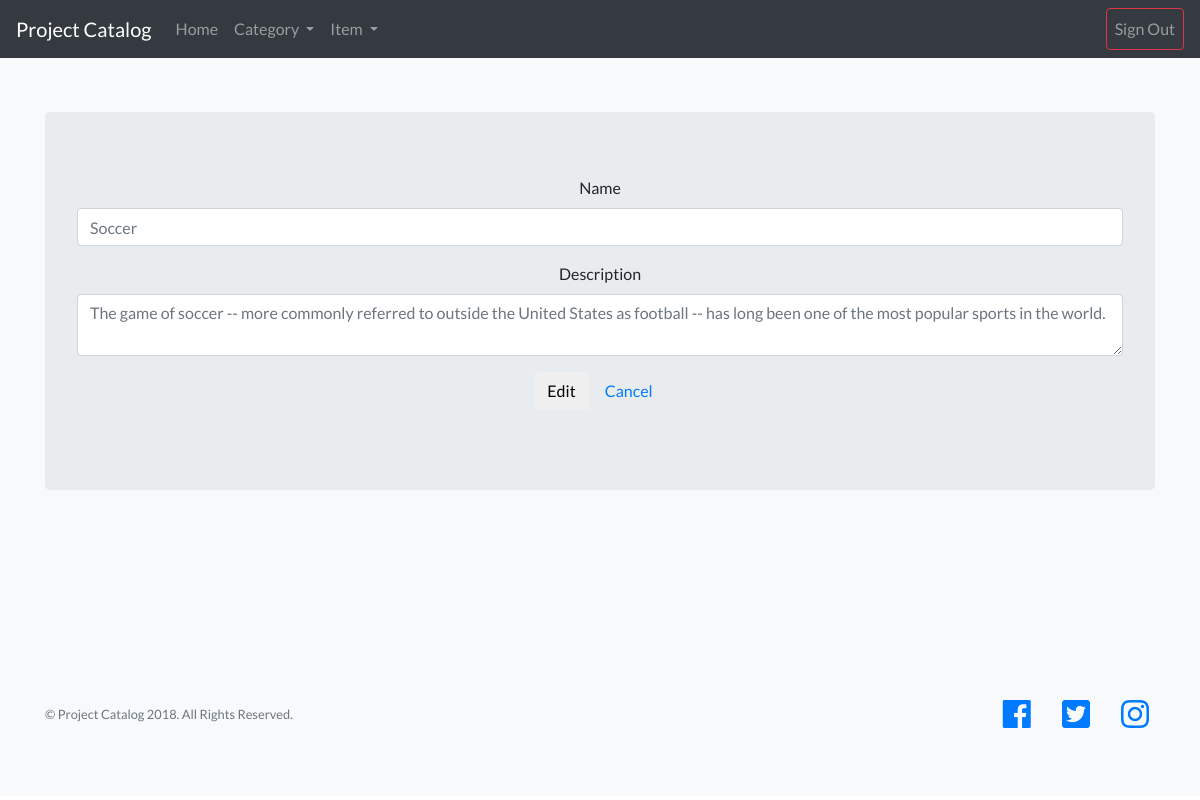
The app's page /catalog/category/Soccer/edit (signed in) with its own data.
### app/models.py (models this page shows, shortened)
class Category(db.Model):
    __tablename__= 'category'
    id = Column(Integer, primary_key=True)
    name = Column(String(100), nullable=True)
    description = Column(String(256))
    date_created = Column(db.DateTime, index=True, default=datetime.utcnow)

### app/routes.py (the view, shortened to what this page needs)
@app.route('/catalog/category/<string:category_name>/edit', methods=['GET', 'POST'])
@login_required
def editCategory(category_name):
    if current_user.is_authenticated:
        editedCategory = Category.query.filter_by(name=category_name).first()
        form = EditCategoryForm()
    return render_template('category/editCategory.html', title='Edit Category', editedCategory=editedCategory, category_name=editedCategory.name, form=form)

### app/forms.py
class EditCategoryForm(FlaskForm):
    name = StringField('Name', validators=[DataRequired()])
    description = TextAreaField('Description',  validators=[Length(min=0, max=256)])
    submit = SubmitField('Edit ')

### app/models.py (called while the page is built)
@login.user_loader
def load_user(id):
    return User.query.get(int(id))

### app/templates/category/editCategory.html (shortened to what this page needs)
{% extends "base/base.html" %}
{% block edit_category %}
<section class="features-icons bg-light text-center">
    <div class="container">
      <div class="row">
        <div class="col-lg-12 ">
            <div class="jumbotron">
              <form action="#" method="POST">
                  <div class="form-group">
                      <label for="name">Name</label>
                      <input class="form-control" type="text" name="name" id="name" placeholder="{{editedCategory.name}}" />
                    </div>
                  <div class="form-group">
                    <label for="description">Description</label>
                    <textarea class="form-control" name="description" id="description" placeholder="{{editedCategory.description}}"></textarea>
                  </div>
                  <div class="m-t-lg">
                    <ul class="list-inline">
                      <li>
                        <input class="btn btn--form" type="submit" value="Edit" />
                        <a class="btn btn--form" id="cancel" name="cancel" href="{{url_for('category')}}">Cancel </a>
                      </li>
                    </ul>
                  </div>
                </form>
              </div>
            </div>
          </div>
        </div>
      </section>
{% endblock %}

### records on screen
Category: name "Soccer", description "The game of soccer -- more commonly referred to outside the United States as football -- has long been one of the most popular sports in the world."
